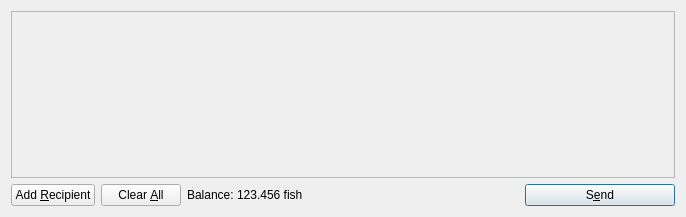
<?xml version="1.0" encoding="UTF-8"?>
<ui version="4.0">
 <class>SendCoinsDialog</class>
 <widget class="QDialog" name="SendCoinsDialog">
  <property name="geometry">
   <rect>
    <x>0</x>
    <y>0</y>
    <width>686</width>
    <height>217</height>
   </rect>
  </property>
  <property name="windowTitle">
   <string>Send Coins</string>
  </property>
  <layout class="QVBoxLayout" name="verticalLayout">
   <item>
    <widget class="QScrollArea" name="scrollArea">
     <property name="widgetResizable">
      <bool>true</bool>
     </property>
     <widget class="QWidget" name="scrollAreaWidgetContents">
      <property name="geometry">
       <rect>
        <x>0</x>
        <y>0</y>
        <width>666</width>
        <height>165</height>
       </rect>
      </property>
      <layout class="QVBoxLayout" name="verticalLayout_2">
       <property name="margin">
        <number>0</number>
       </property>
       <item>
        <layout class="QVBoxLayout" name="entries">
         <property name="spacing">
          <number>6</number>
         </property>
        </layout>
       </item>
       <item>
        <spacer name="verticalSpacer">
         <property name="orientation">
          <enum>Qt::Vertical</enum>
         </property>
         <property name="sizeHint" stdset="0">
          <size>
           <width>20</width>
           <height>40</height>
          </size>
         </property>
        </spacer>
       </item>
      </layout>
     </widget>
    </widget>
   </item>
   <item>
    <layout class="QHBoxLayout" name="horizontalLayout">
     <item>
      <widget class="QPushButton" name="addButton">
       <property name="toolTip">
        <string>Send to multiple recipients at once</string>
       </property>
       <property name="text">
        <string>Add &amp;Recipient</string>
       </property>
       <property name="icon">
        <iconset resource="../bitcoin.qrc">
         <normaloff>:/icons/add</normaloff>:/icons/add</iconset>
       </property>
       <property name="autoDefault">
        <bool>false</bool>
       </property>
      </widget>
     </item>
     <item>
      <widget class="QPushButton" name="clearButton">
       <property name="sizePolicy">
        <sizepolicy hsizetype="Minimum" vsizetype="Fixed">
         <horstretch>0</horstretch>
         <verstretch>0</verstretch>
        </sizepolicy>
       </property>
       <property name="toolTip">
        <string>Remove all transaction fields</string>
       </property>
       <property name="text">
        <string>Clear &amp;All</string>
       </property>
       <property name="icon">
        <iconset resource="../bitcoin.qrc">
         <normaloff>:/icons/remove</normaloff>:/icons/remove</iconset>
       </property>
       <property name="autoRepeatDelay">
        <number>300</number>
       </property>
       <property name="autoDefault">
        <bool>false</bool>
       </property>
      </widget>
     </item>
     <item>
      <layout class="QHBoxLayout" name="horizontalLayout_2">
       <property name="spacing">
        <number>3</number>
       </property>
       <item>
        <widget class="QLabel" name="label">
         <property name="text">
          <string>Balance:</string>
         </property>
        </widget>
       </item>
       <item>
        <widget class="QLabel" name="labelBalance">
         <property name="cursor">
          <cursorShape>IBeamCursor</cursorShape>
         </property>
         <property name="text">
          <string>123.456 fish</string>
         </property>
         <property name="textInteractionFlags">
          <set>Qt::LinksAccessibleByMouse|Qt::TextSelectableByKeyboard|Qt::TextSelectableByMouse</set>
         </property>
        </widget>
       </item>
      </layout>
     </item>
     <item>
      <spacer name="horizontalSpacer">
       <property name="orientation">
        <enum>Qt::Horizontal</enum>
       </property>
       <property name="sizeHint" stdset="0">
        <size>
         <width>40</width>
         <height>20</height>
        </size>
       </property>
      </spacer>
     </item>
     <item>
      <widget class="QPushButton" name="sendButton">
       <property name="minimumSize">
        <size>
         <width>150</width>
         <height>0</height>
        </size>
       </property>
       <property name="toolTip">
        <string>Confirm the send action</string>
       </property>
       <property name="text">
        <string>S&amp;end</string>
       </property>
       <property name="icon">
        <iconset resource="../bitcoin.qrc">
         <normaloff>:/icons/send</normaloff>:/icons/send</iconset>
       </property>
       <property name="default">
        <bool>true</bool>
       </property>
      </widget>
     </item>
    </layout>
   </item>
  </layout>
 </widget>
 <resources>
  <include location="../bitcoin.qrc"/>
 </resources>
 <connections/>
</ui>
